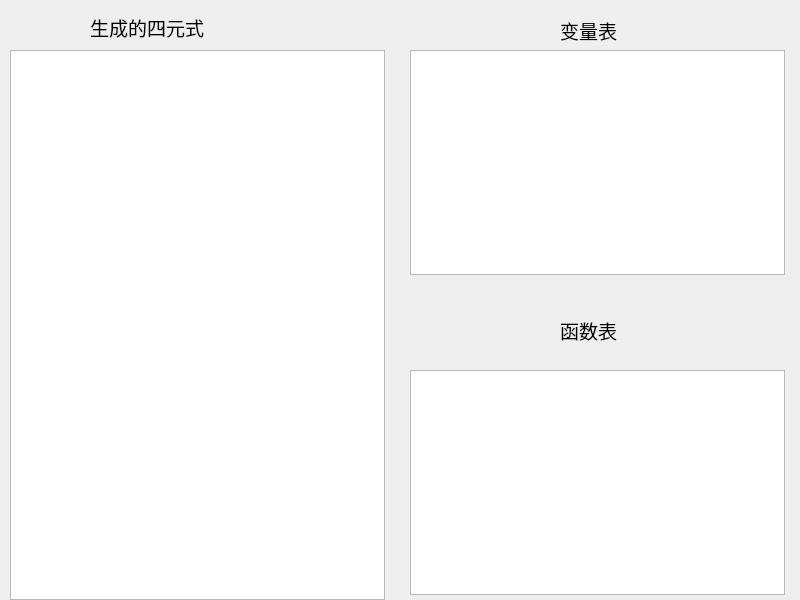
<?xml version="1.0" encoding="UTF-8"?>
<ui version="4.0">
 <class>SemanticUI</class>
 <widget class="QWidget" name="SemanticUI">
  <property name="geometry">
   <rect>
    <x>0</x>
    <y>0</y>
    <width>800</width>
    <height>600</height>
   </rect>
  </property>
  <property name="minimumSize">
   <size>
    <width>800</width>
    <height>600</height>
   </size>
  </property>
  <property name="maximumSize">
   <size>
    <width>800</width>
    <height>600</height>
   </size>
  </property>
  <property name="windowTitle">
   <string>Form</string>
  </property>
  <widget class="QTextBrowser" name="QuatText">
   <property name="geometry">
    <rect>
     <x>10</x>
     <y>50</y>
     <width>375</width>
     <height>550</height>
    </rect>
   </property>
  </widget>
  <widget class="QLabel" name="label">
   <property name="geometry">
    <rect>
     <x>90</x>
     <y>7</y>
     <width>181</width>
     <height>41</height>
    </rect>
   </property>
   <property name="font">
    <font>
     <family>SimSun-ExtB</family>
     <pointsize>14</pointsize>
    </font>
   </property>
   <property name="text">
    <string>生成的四元式</string>
   </property>
  </widget>
  <widget class="QLabel" name="label_2">
   <property name="geometry">
    <rect>
     <x>560</x>
     <y>10</y>
     <width>91</width>
     <height>41</height>
    </rect>
   </property>
   <property name="font">
    <font>
     <family>SimSun-ExtB</family>
     <pointsize>14</pointsize>
    </font>
   </property>
   <property name="text">
    <string>变量表</string>
   </property>
  </widget>
  <widget class="QTextBrowser" name="VarText">
   <property name="geometry">
    <rect>
     <x>410</x>
     <y>50</y>
     <width>375</width>
     <height>225</height>
    </rect>
   </property>
  </widget>
  <widget class="QTextBrowser" name="FuncText">
   <property name="geometry">
    <rect>
     <x>410</x>
     <y>370</y>
     <width>375</width>
     <height>225</height>
    </rect>
   </property>
  </widget>
  <widget class="QLabel" name="label_3">
   <property name="geometry">
    <rect>
     <x>560</x>
     <y>310</y>
     <width>101</width>
     <height>41</height>
    </rect>
   </property>
   <property name="font">
    <font>
     <family>SimSun-ExtB</family>
     <pointsize>14</pointsize>
    </font>
   </property>
   <property name="text">
    <string>函数表</string>
   </property>
  </widget>
 </widget>
 <resources/>
 <connections/>
</ui>
